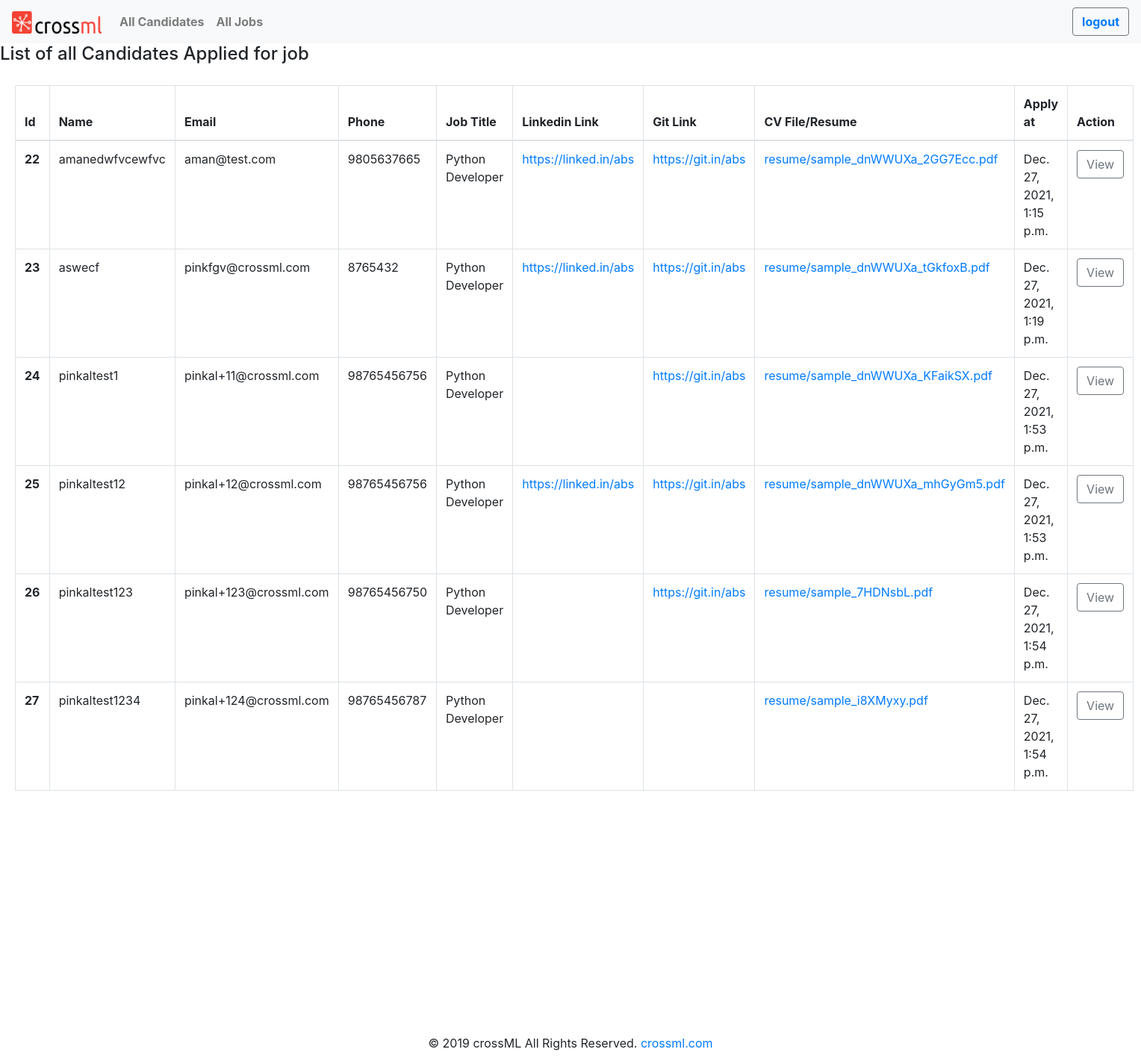
The page /dashboard/byjobrole/Python Developer (signed in) on the database its author committed.
### careers/models.py (models this page shows, shortened)
class  Application_forms(models.Model):
    name = models.CharField(max_length=50)
    email = models.EmailField(max_length=254)
    phone_number = models.CharField(max_length=12)
    li_link =models.URLField(max_length=500,blank=True,null=True)
    git_link =models.URLField(max_length=500,blank=True,null=True)
    cv_file = models.FileField(validators=[FileExtensionValidator(['pdf'])], upload_to='resume')
    job_title = models.CharField(max_length=100, null=True)
    created_at = models.DateTimeField(auto_now_add=True,null=True)

### dashboard/views.py (the view)
# urls.py: path('byjobrole/<str:job_title>', views.Show_all_candidates_byjobrole, name="byjobrole"),
@login_required
def Show_all_candidates_byjobrole(request,job_title):
    search_result = Application_forms.objects.all().filter(job_title__icontains=job_title)
    return render(request, 'dashboard/byjobrole.html',{'cndtDatas':search_result})

### templates/dashboard/byjobrole.html (shortened to what this page needs)
{% extends 'base.html' %}
{% load static %}
{% block body %}
<h4>List of all Candidates Applied for job </h4>
<div class="card-body">
<table class="table table-bordered">
  <thead>
    <tr>
      <th scope="col">Id</th>
      <th scope="col">Name</th>
      <th scope="col">Email</th>
      <th scope="col">Phone</th>
      <th scope="col">Job Title</th>
      <th scope="col">Linkedin Link </th>
      <th scope="col">Git Link</th>
      <th scope="col">CV File/Resume</th>
      <th scope="col">Apply at</th>
      <th scope="col">Action</th>
    </tr>
  </thead>
  <tbody>
    <tr>
    {% for cndtData in cndtDatas %}
      <th scope="row">{{cndtData.id}}</th>
      <td>{{cndtData.name}}</td>
      <td>{{cndtData.email}}</td>
      <td>{{cndtData.phone_number}}</td>
      <td>{{cndtData.job_title}}</td>
      <td><a href="{{cndtData.li_link}}">{{cndtData.li_link}}</a></td>
      <td><a href="{{cndtData.git_link}}">{{cndtData.git_link}}</a></td>
      <td><a href="/media/{{cndtData.cv_file}}">{{cndtData.cv_file}}</a></td>
      <td>{{cndtData.created_at}}</td>
      <td><a <button type="button" class="btn btn-outline-secondary" href="{% url 'profile' cndtData.id %}" >View</button></td></a>
    </tr>
    {% endfor %}
  </tbody>
</table>
</div>
{% endblock %}

### templates/base.html (shortened to what this page needs)
<!DOCTYPE html> {%load static%}
<html lang="en">
<head>
    <link rel="stylesheet" href="https://maxcdn.bootstrapcdn.com/bootstrap/4.0.0/css/bootstrap.min.css">
    <link rel="stylesheet" href="https://cdn.datatables.net/1.11.3/css/jquery.dataTables.min.css">
    <link rel="stylesheet" href="{% static 'css/style.css' %}"
    </head>
    <body>
        <nav class="navbar navbar-expand-lg navbar-light bg-light">
            <a class="navbar-brand" href="{% url 'dashboard' %}"><img class="logo" src="{% static 'images/logo.png' %}" alt=""></a>
            <div class="collapse navbar-collapse" style="display:flex" id="navbarNav">
                <ul class="navbar-nav">
                    <li class="nav-item">
                        <a class="nav-link" href="{% url 'candidates' %}"><b>All Candidates</b></a>
                    </li>
                    <li class="nav-item">
                        <a class="nav-link" href="{% url 'jobs' %}"><b>All Jobs</b></a>
                    </li>
                </ul>
            </div>
             <button class="btn btn-outline-secondary" ><a href="/logout"><b>logout</b></a></button>
        </nav>
        {% block body %} {% endblock %}
        <footer class="page-footer font-small mdb-color lighten-3 pt-4" style="margin-top:250px">
            <div class="footer-copyright text-center py-3">© 2019 crossML All Rights Reserved.
                <a href="https://www.crossml.com/" target="_blank" > crossml.com</a>
            </div>
        </footer>
    </body>
</html>

### static/css/style.css (style rules this page uses)
.logo { height: 30px; width: 120px; }

### rows shown on the page
Application_forms: id "22", name "amanedwfvcewfvc", email "aman@test.com", phone_number "9805637665", job_title "Python Developer", li_link "https://linked.in/abs", git_link "https://git.in/abs", cv_file "resume/sample_dnWWUXa_2GG7Ecc.pdf", created_at "Dec. 27, 2021, 1:15 p.m."
Application_forms: id "23", name "aswecf", email "pinkfgv@crossml.com", phone_number "8765432", job_title "Python Developer", li_link "https://linked.in/abs", git_link "https://git.in/abs", cv_file "resume/sample_dnWWUXa_tGkfoxB.pdf", created_at "Dec. 27, 2021, 1:19 p.m."
Application_forms: id "24", name "pinkaltest1", email "pinkal+11@crossml.com", phone_number "98765456756", job_title "Python Developer", git_link "https://git.in/abs", cv_file "resume/sample_dnWWUXa_KFaikSX.pdf", created_at "Dec. 27, 2021, 1:53 p.m."
Application_forms: id "25", name "pinkaltest12", email "pinkal+12@crossml.com", phone_number "98765456756", job_title "Python Developer", li_link "https://linked.in/abs", git_link "https://git.in/abs", cv_file "resume/sample_dnWWUXa_mhGyGm5.pdf", created_at "Dec. 27, 2021, 1:53 p.m."
Application_forms: id "26", name "pinkaltest123", email "pinkal+123@crossml.com", phone_number "98765456750", job_title "Python Developer", git_link "https://git.in/abs", cv_file "resume/sample_7HDNsbL.pdf", created_at "Dec. 27, 2021, 1:54 p.m."
Application_forms: id "27", name "pinkaltest1234", email "pinkal+124@crossml.com", phone_number "98765456787", job_title "Python Developer", cv_file "resume/sample_i8XMyxy.pdf", created_at "Dec. 27, 2021, 1:54 p.m."
